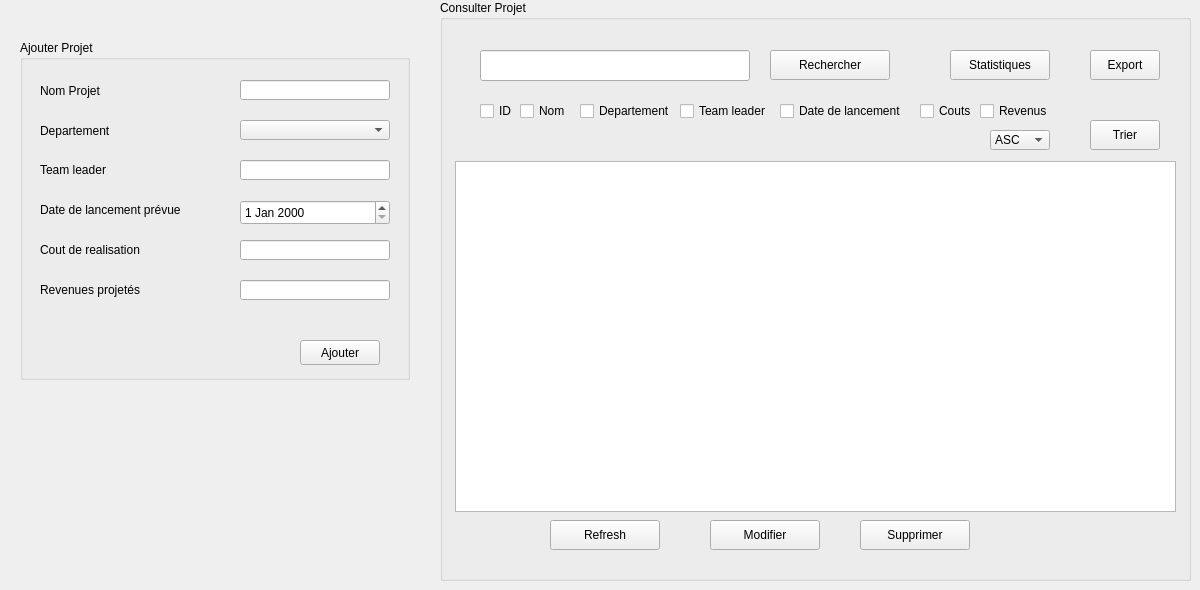
      <widget class="QWidget" name="Projet">
       <attribute name="title">
        <string>Projet</string>
       </attribute>
       <widget class="QGroupBox" name="groupBoxAjouterP">
        <property name="geometry">
         <rect>
          <x>20</x>
          <y>40</y>
          <width>390</width>
          <height>340</height>
         </rect>
        </property>
        <property name="title">
         <string>Ajouter Projet</string>
        </property>
        <widget class="QLabel" name="label_34">
         <property name="geometry">
          <rect>
           <x>20</x>
           <y>40</y>
           <width>91</width>
           <height>21</height>
          </rect>
         </property>
         <property name="text">
          <string>Nom Projet</string>
         </property>
        </widget>
        <widget class="QLabel" name="label_35">
         <property name="geometry">
          <rect>
           <x>20</x>
           <y>80</y>
           <width>101</width>
           <height>21</height>
          </rect>
         </property>
         <property name="text">
          <string>Departement</string>
         </property>
        </widget>
        <widget class="QLabel" name="label_36">
         <property name="geometry">
          <rect>
           <x>20</x>
           <y>120</y>
           <width>90</width>
           <height>20</height>
          </rect>
         </property>
         <property name="text">
          <string>Team leader</string>
         </property>
        </widget>
        <widget class="QLabel" name="label_37">
         <property name="geometry">
          <rect>
           <x>20</x>
           <y>160</y>
           <width>180</width>
           <height>20</height>
          </rect>
         </property>
         <property name="text">
          <string>Date de lancement prévue</string>
         </property>
        </widget>
        <widget class="QLabel" name="label_38">
         <property name="geometry">
          <rect>
           <x>20</x>
           <y>240</y>
           <width>130</width>
           <height>20</height>
          </rect>
         </property>
         <property name="text">
          <string>Revenues projetés</string>
         </property>
        </widget>
        <widget class="QDateEdit" name="dateEditLancementP">
         <property name="geometry">
          <rect>
           <x>220</x>
           <y>160</y>
           <width>150</width>
           <height>25</height>
          </rect>
         </property>
        </widget>
        <widget class="QLineEdit" name="lineEditNomP">
         <property name="geometry">
          <rect>
           <x>220</x>
           <y>40</y>
           <width>150</width>
           <height>20</height>
          </rect>
         </property>
        </widget>
        <widget class="QLineEdit" name="lineEditTeamLeaderP">
         <property name="geometry">
          <rect>
           <x>220</x>
           <y>120</y>
           <width>150</width>
           <height>20</height>
          </rect>
         </property>
        </widget>
        <widget class="QLineEdit" name="lineEditCoutP">
         <property name="geometry">
          <rect>
           <x>220</x>
           <y>200</y>
           <width>150</width>
           <height>20</height>
          </rect>
         </property>
        </widget>
        <widget class="QLineEdit" name="lineEditRevenuesP">
         <property name="geometry">
          <rect>
           <x>220</x>
           <y>240</y>
           <width>150</width>
           <height>20</height>
          </rect>
         </property>
        </widget>
        <widget class="QLabel" name="label_39">
         <property name="geometry">
          <rect>
           <x>20</x>
           <y>200</y>
           <width>140</width>
           <height>20</height>
          </rect>
         </property>
         <property name="text">
          <string>Cout de realisation</string>
         </property>
        </widget>
        <widget class="QPushButton" name="pushButtonAjouter">
         <property name="geometry">
          <rect>
           <x>280</x>
           <y>300</y>
           <width>80</width>
           <height>25</height>
          </rect>
         </property>
         <property name="text">
          <string>Ajouter</string>
         </property>
        </widget>
        <widget class="QComboBox" name="comboBoxDepartementP">
         <property name="geometry">
          <rect>
           <x>220</x>
           <y>80</y>
           <width>150</width>
           <height>20</height>
          </rect>
         </property>
         <item>
          <property name="text">
           <string/>
          </property>
         </item>
         <item>
          <property name="text">
           <string>Ressources Humaines</string>
          </property>
         </item>
         <item>
          <property name="text">
           <string>Stock</string>
          </property>
         </item>
         <item>
          <property name="text">
           <string>Achats</string>
          </property>
         </item>
         <item>
          <property name="text">
           <string>Ventes</string>
          </property>
         </item>
         <item>
          <property name="text">
           <string>Ameliorations</string>
          </property>
         </item>
         <item>
          <property name="text">
           <string>Materiel</string>
          </property>
         </item>
        </widget>
       </widget>
       <widget class="QGroupBox" name="groupBoxConsulterP">
        <property name="geometry">
         <rect>
          <x>440</x>
          <y>0</y>
          <width>751</width>
          <height>581</height>
         </rect>
        </property>
        <property name="title">
         <string>Consulter Projet</string>
        </property>
        <widget class="QLineEdit" name="lineEditRP">
         <property name="geometry">
          <rect>
           <x>40</x>
           <y>50</y>
           <width>270</width>
           <height>31</height>
          </rect>
         </property>
        </widget>
        <widget class="QPushButton" name="pushButtonRechercheP">
         <property name="geometry">
          <rect>
           <x>330</x>
           <y>50</y>
           <width>120</width>
           <height>30</height>
          </rect>
         </property>
         <property name="text">
          <string>Rechercher</string>
         </property>
        </widget>
        <widget class="QCheckBox" name="checkBoxNomP">
         <property name="geometry">
          <rect>
           <x>80</x>
           <y>100</y>
           <width>60</width>
           <height>22</height>
          </rect>
         </property>
         <property name="text">
          <string>Nom</string>
         </property>
        </widget>
        <widget class="QCheckBox" name="checkBoxTeamLeaderP">
         <property name="geometry">
          <rect>
           <x>240</x>
           <y>100</y>
           <width>97</width>
           <height>22</height>
          </rect>
         </property>
         <property name="text">
          <string>Team leader</string>
         </property>
        </widget>
        <widget class="QCheckBox" name="checkBoxDepartementP">
         <property name="geometry">
          <rect>
           <x>140</x>
           <y>100</y>
           <width>97</width>
           <height>22</height>
          </rect>
         </property>
         <property name="text">
          <string>Departement</string>
         </property>
        </widget>
        <widget class="QCheckBox" name="checkBoxDateLancementP">
         <property name="geometry">
          <rect>
           <x>340</x>
           <y>100</y>
           <width>140</width>
           <height>22</height>
          </rect>
         </property>
         <property name="text">
          <string>Date de lancement</string>
         </property>
        </widget>
        <widget class="QCheckBox" name="checkBoxCoutsP">
         <property name="geometry">
          <rect>
           <x>480</x>
           <y>100</y>
           <width>70</width>
           <height>22</height>
          </rect>
         </property>
         <property name="text">
          <string>Couts</string>
         </property>
        </widget>
        <widget class="QPushButton" name="pushButtonModifier">
         <property name="geometry">
          <rect>
           <x>270</x>
           <y>520</y>
           <width>110</width>
           <height>30</height>
          </rect>
         </property>
         <property name="text">
          <string>Modifier</string>
         </property>
         <property name="checkable">
          <bool>true</bool>
         </property>
        </widget>
        <widget class="QPushButton" name="pushButtonSupprimer">
         <property name="geometry">
          <rect>
           <x>420</x>
           <y>520</y>
           <width>110</width>
           <height>30</height>
          </rect>
         </property>
         <property name="text">
          <string>Supprimer</string>
         </property>
        </widget>
        <widget class="QPushButton" name="pushButtonExportP">
         <property name="geometry">
          <rect>
           <x>650</x>
           <y>50</y>
           <width>70</width>
           <height>30</height>
          </rect>
         </property>
         <property name="text">
          <string>Export</string>
         </property>
        </widget>
        <widget class="QPushButton" name="pushButtonStat">
         <property name="geometry">
          <rect>
           <x>510</x>
           <y>50</y>
           <width>100</width>
           <height>30</height>
          </rect>
         </property>
         <property name="text">
          <string>Statistiques</string>
         </property>
        </widget>
        <widget class="QTableView" name="tableViewP">
         <property name="geometry">
          <rect>
           <x>15</x>
           <y>161</y>
           <width>721</width>
           <height>351</height>
          </rect>
         </property>
         <property name="sortingEnabled">
          <bool>false</bool>
         </property>
         <property name="cornerButtonEnabled">
          <bool>true</bool>
         </property>
         <attribute name="verticalHeaderVisible">
          <bool>false</bool>
         </attribute>
         <attribute name="verticalHeaderHighlightSections">
          <bool>false</bool>
         </attribute>
        </widget>
        <widget class="QCheckBox" name="checkBoxIDP">
         <property name="geometry">
          <rect>
           <x>40</x>
           <y>100</y>
           <width>40</width>
           <height>22</height>
          </rect>
         </property>
         <property name="text">
          <string>ID</string>
         </property>
        </widget>
        <widget class="QCheckBox" name="checkBoxRevenusP">
         <property name="geometry">
          <rect>
           <x>540</x>
           <y>100</y>
           <width>80</width>
           <height>22</height>
          </rect>
         </property>
         <property name="text">
          <string>Revenus</string>
         </property>
        </widget>
        <widget class="QPushButton" name="pushButtonRefreshP">
         <property name="geometry">
          <rect>
           <x>110</x>
           <y>520</y>
           <width>110</width>
           <height>30</height>
          </rect>
         </property>
         <property name="text">
          <string>Refresh</string>
         </property>
        </widget>
        <widget class="QPushButton" name="pushTrierP">
         <property name="geometry">
          <rect>
           <x>650</x>
           <y>120</y>
           <width>70</width>
           <height>30</height>
          </rect>
         </property>
         <property name="text">
          <string>Trier</string>
         </property>
        </widget>
        <widget class="QComboBox" name="comboBoxP">
         <property name="geometry">
          <rect>
           <x>550</x>
           <y>130</y>
           <width>60</width>
           <height>20</height>
          </rect>
         </property>
         <item>
          <property name="text">
           <string>ASC</string>
          </property>
         </item>
         <item>
          <property name="text">
           <string>DESC</string>
          </property>
         </item>
        </widget>
       </widget>
       <widget class="QWidget" name="verticalLayoutWidget">
        <property name="geometry">
         <rect>
          <x>0</x>
          <y>0</y>
          <width>2</width>
          <height>2</height>
         </rect>
        </property>
        <layout class="QVBoxLayout" name="verticalLayout_3"/>
       </widget>
      </widget>
